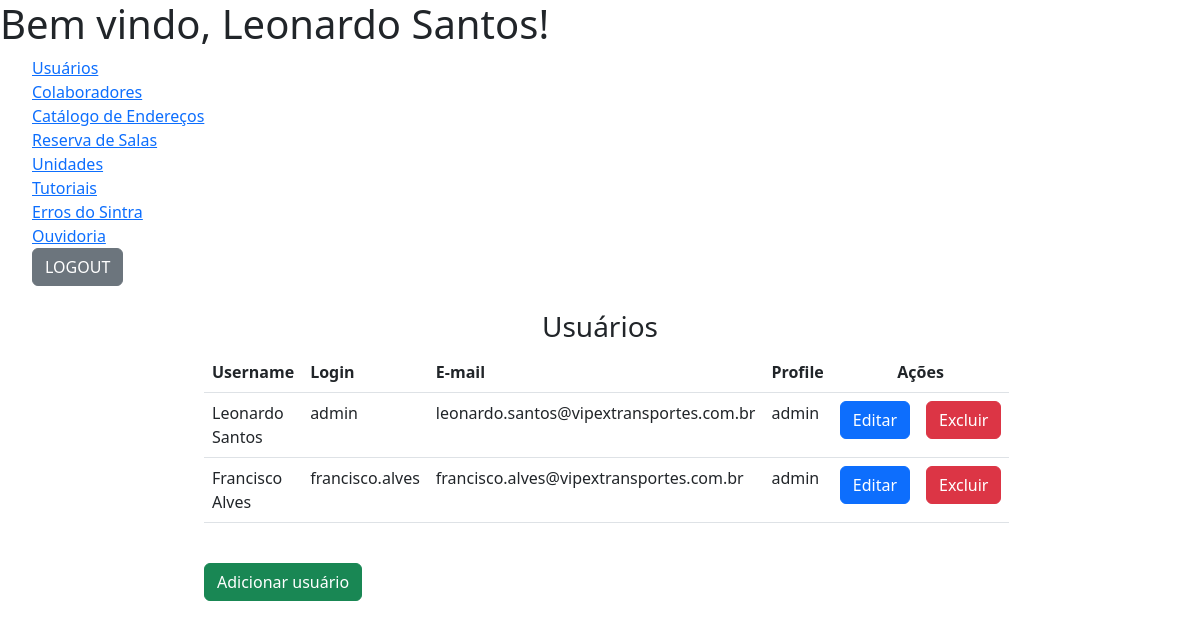
Page /admin/pages/users-list.php (signed in) on the committed database.
### tables this page shows
CREATE TABLE `usuarios` (
  `id` int(11) NOT NULL,
  `username` varchar(255) NOT NULL,
  `login` varchar(255) NOT NULL,
  `password` varchar(255) NOT NULL,
  `email` varchar(255) NOT NULL,
  `profile` varchar(20) NOT NULL
);

### admin/pages/users-list.php (the view, shortened to what this page needs)
<?php
    include_once '../php_action/db_connect.php';
    include_once '../includes/header.php';
?>
<div class="row no-gutters mt-4">
        <div class="col-12 col-md-8 offset-md-2">
            <h3 class="text-center">Usuários</h3>
            <table class="table">
                <thead class="thead-dark">
                    <tr>
                        <th>Username</th>
                        <th>Login</th>
                        <th>E-mail</th>
                        <th>Profile</th>
                        <th class="text-center" colspan="2">Ações</th>
                    </tr>
                </thead>
                <tbody>
                    <?php
                        $sql = "SELECT * FROM usuarios";
                        $resultado = mysqli_query($connect, $sql);
                        if(mysqli_num_rows($resultado) > 0):
                        while($dados = mysqli_fetch_array($resultado)):
                    ?>
                    <tr>
                        <td><?php echo $dados['username']; ?></td>
                        <td><?php echo $dados['login']; ?></td>
                        <td><?php echo $dados['email']; ?></td>
                        <td><?php echo $dados['profile']; ?></td>
                        <td><a href="users-edit.php?id=<?php echo $dados['id']; ?>" class="btn btn-primary">Editar</a></td>
                        <td><a data-bs-toggle="modal" data-bs-target="#deleteModal<?php echo $dados['id']; ?>" class="btn btn-danger">Excluir</a></td>
                    </tr>
                    <?php
                        endwhile;
                    else : ?>
                        <tr>
                            <td colspan="8" class="text-center">Não existem dados para serem exibidos!</td>
                        </tr>
                    <?php
                        endif;
                    ?>
                </tbody>
            </table>
            <br>
            <a href="users-add.php" class="btn btn-success">Adicionar usuário</a>
        </div>
    </div>
<?php
    include_once '../includes/footer.php';
?>

### admin/assets/css/style.css (style rules this page uses)
* { margin: 0; padding: 0; list-style: none; }

### rows in the picture
usuarios: username "Leonardo Santos", login "admin", email "leonardo.santos@vipextransportes.com.br", profile "admin"
usuarios: username "Francisco Alves", login "francisco.alves", email "francisco.alves@vipextransportes.com.br", profile "admin"
